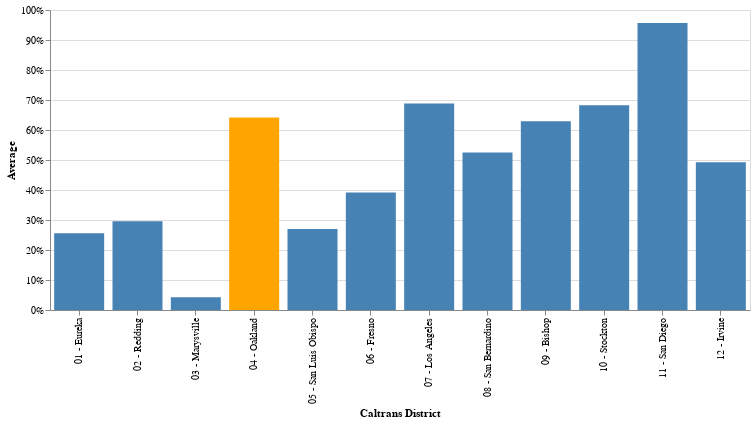

This figure's notebook cell:
### Code cell
display(HTML('<strong>Districts Average of Scheduled & RT Vehicle Position Data</strong>'))
bar = (alt.Chart(all_dist_avg)
        .mark_bar(size=50)
        .encode(
            x=alt.X('caltrans_district', title=utils.labeling('caltrans_district')),
            y=alt.Y('avg', title=utils.labeling('Average'), axis=alt.Axis(format='%')),
            color=alt.condition(
        alt.FieldOneOfPredicate('caltrans_district', [f'{district}']),  # If the district is parameter then return true,
        alt.value('orange'),     # which sets the bar orange.
        alt.value('steelblue')   # And if it's not true it sets the bar steelblue.
            )
        ))
## code help: https://stackoverflow.com/questions/71082262/highlighting-specific-columns-in-bar-chart-in-python-using-altair
bar.properties(width=700)

### Figure 1 — Vega-Lite specification as saved in the notebook (floating-point values rounded to 4 significant figures)
{"config": {"view": {"continuousWidth": 400, "continuousHeight": 300}}, "data": {"name": "data-95f8b5ef0fca9ab865801f5ba939823e"}, "mark": {"type": "bar", "size": 50}, "encoding": {"color": {"condition": {"value": "orange", "test": {"field": "caltrans_district", "oneOf": ["04 - Oakland"]}}, "value": "steelblue"}, "x": {"field": "caltrans_district", "title": "Caltrans District", "type": "nominal"}, "y": {"axis": {"format": "%"}, "field": "avg", "title": "Average", "type": "quantitative"}}, "width": 700, "$schema": "https://vega.github.io/schema/vega-lite/v4.17.0.json", "datasets": {"data-95f8b5ef0fca9ab865801f5ba939823e": [{"caltrans_district": null, "num_sched": null, "num_vp": null, "avg": null, "District Average": "nan%"}, {"caltrans_district": "05 - San Luis Obispo", "num_sched": 2573.0, "num_vp": 694.0, "avg": 0.2697, "District Average": "26.97%"}, {"caltrans_district": "07 - Los Angeles", "num_sched": 29480.0, "num_vp": 20290.0, "avg": 0.6881, "District Average": "68.81%"}, {"caltrans_district": "04 - Oakland", "num_sched": 32400.0, "num_vp": 20780.0, "avg": 0.6413, "District Average": "64.13%"}, {"caltrans_district": "10 - Stockton", "num_sched": 2902.0, "num_vp": 1980.0, "avg": 0.6823, "District Average": "68.23%"}, {"caltrans_district": "03 - Marysville", "num_sched": 6075.0, "num_vp": 259.0, "avg": 0.04263, "District Average": "4.26%"}, {"caltrans_district": "11 - San Diego", "num_sched": 9084.0, "num_vp": 8692.0, "avg": 0.9568, "District Average": "95.68%"}, {"caltrans_district": "02 - Redding", "num_sched": 750.0, "num_vp": 222.0, "avg": 0.296, "District Average": "29.60%"}, {"caltrans_district": "08 - San Bernardino", "num_sched": 3155.0, "num_vp": 1657.0, "avg": 0.5252, "District Average": "52.52%"}, {"caltrans_district": "06 - Fresno", "num_sched": 3651.0, "num_vp": 1429.0, "avg": 0.3914, "District Average": "39.14%"}, {"caltrans_district": "09 - Bishop", "num_sched": 186.0, "num_vp": 117.0, "avg": 0.629, "District Average": "62.90%"}, {"caltrans_district": "01 - Eureka", "num_sched": 852.0, "num_vp": 218.0, "avg": 0.2559, "District Average": "25.59%"}, {"caltrans_district": "12 - Irvine", "num_sched": 6436.0, "num_vp": 3171.0, "avg": 0.4927, "District Average": "49.27%"}]}}
